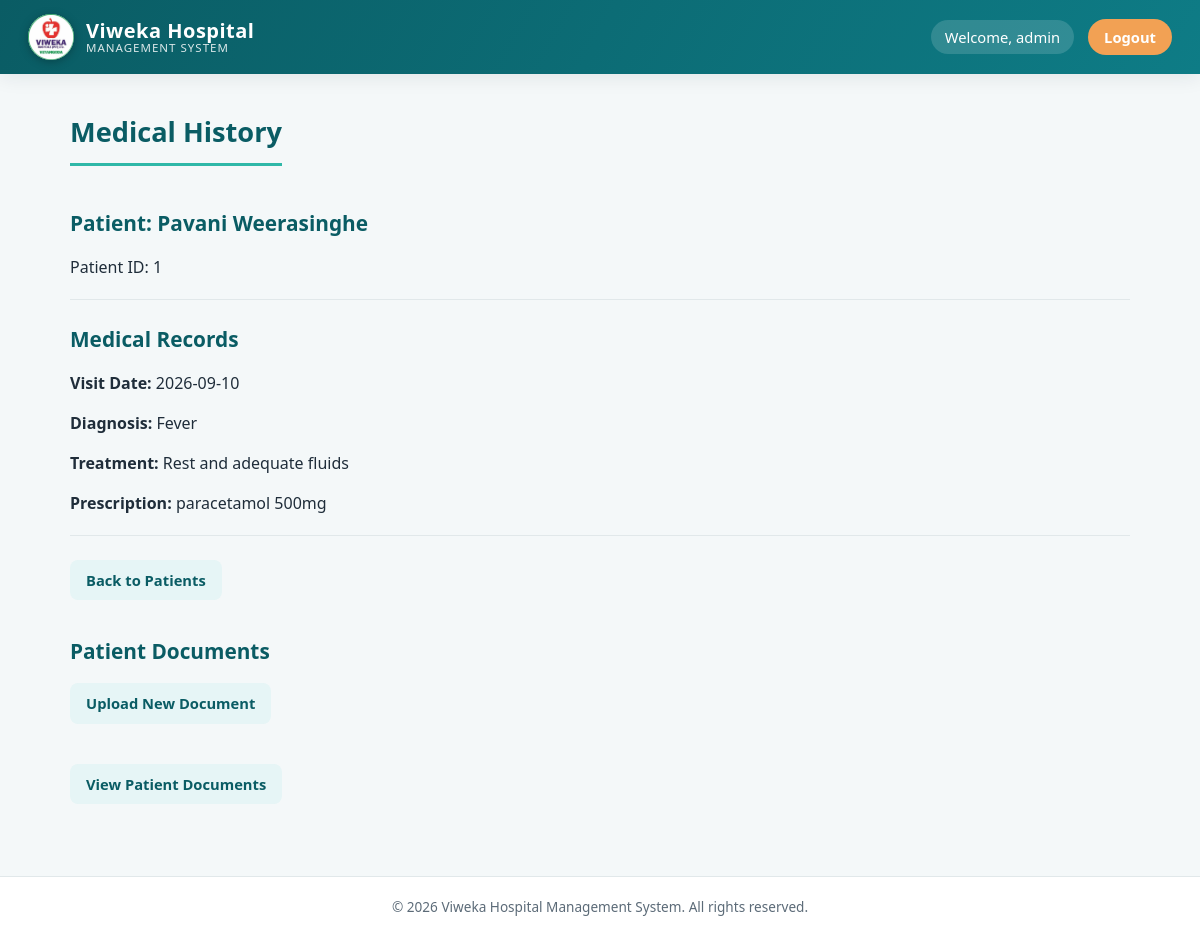
Page /medical_history.php?patient_id=1 (signed in) on the committed database.
### tables this page shows
CREATE TABLE `patients` (
  `patient_id` int(11) NOT NULL,
  `first_name` varchar(100) NOT NULL,
  `last_name` varchar(100) NOT NULL,
  `dob` date DEFAULT NULL,
  `gender` varchar(20) DEFAULT NULL,
  `phone` varchar(20) DEFAULT NULL,
  `email` varchar(100) DEFAULT NULL,
  `address` text DEFAULT NULL,
  `blood_group` varchar(10) DEFAULT NULL,
  `created_at` timestamp NOT NULL DEFAULT current_timestamp()
);

CREATE TABLE `medical_records` (
  `record_id` int(11) NOT NULL,
  `patient_id` int(11) NOT NULL,
  `doctor_id` int(11) NOT NULL,
  `diagnosis` text DEFAULT NULL,
  `treatment` text DEFAULT NULL,
  `prescription` text DEFAULT NULL,
  `visit_date` date DEFAULT NULL
);

### medical_history.php (the view, shortened to what this page needs)
<?php
include "db.php";
$patient_id = $_GET['patient_id'];
$sql = "SELECT * FROM patients WHERE patient_id = $patient_id";
$patient_result = $conn->query($sql);
$patient = $patient_result->fetch_assoc();
$sql = "SELECT * FROM medical_records
        WHERE patient_id = $patient_id
        ORDER BY visit_date DESC";
$records = $conn->query($sql);
?>
<!DOCTYPE html>
<html>
<head>
    <link rel="stylesheet" href="css/style.css">
</head>
<body>
<?php include __DIR__ . '/includes/header.php'; ?>
<main class="page-wrapper">
<h1>Medical History</h1>
<h2>
Patient:
<?php
echo $patient['first_name'] . " " . $patient['last_name'];
?>
</h2>
<p>
Patient ID:
<?php echo $patient['patient_id']; ?>
</p>
<hr>
<h2>Medical Records</h2>
<?php
if ($records->num_rows > 0) {
    while ($record = $records->fetch_assoc()) {
?>
<div>
<p>
<strong>Visit Date:</strong>
<?php echo $record['visit_date']; ?>
</p>
<p>
<strong>Diagnosis:</strong>
<?php echo $record['diagnosis']; ?>
</p>
<p>
<strong>Treatment:</strong>
<?php echo $record['treatment']; ?>
</p>
<p>
<strong>Prescription:</strong>
<?php echo $record['prescription']; ?>
</p>
<hr>
</div>
<?php
    }
} else {
    echo "No medical records found.";
}
?>
<a href="view_patients.php">Back to Patients</a>
<h2>Patient Documents</h2>
<a href="upload_document.php">
    Upload New Document
</a>
<br><br>
<a href="view_documents.php">
    View Patient Documents
</a>
</main>
<?php include __DIR__ . '/includes/footer.php'; ?>
</body>
</html>

### css/style.css (style rules this page uses)
:root { --primary: #0e7c86; --primary-dark: #0a5c64; --primary-light: #e6f5f6; --accent: #2fb8a8; --accent-2: #f2a154; --success: #1f9d55; --success-bg: #e8f8ee; --danger: #d64545; --danger-bg: #fdecec; --text-dark: #1f2d3a; --text-muted: #5c6b78; --bg: #f4f8f9; --card-bg: #ffffff; --border: #e1e8ea; --radius: 12px; --shadow: 0 4px 18px rgba(16, 42, 47, 0.08); --shadow-lg: 0 12px 32px rgba(16, 42, 47, 0.14); --font: 'Segoe UI', 'Poppins', Arial, sans-serif; }
* { box-sizing: border-box; }
html, body { margin: 0; padding: 0; font-family: var(--font); background: var(--bg); color: var(--text-dark); line-height: 1.5; }
.page-wrapper { max-width: 1100px; margin: 28px auto 60px; padding: 0 20px; min-height: 60vh; }
h1 { color: var(--primary-dark); font-size: 1.7rem; margin: 10px 0 18px; border-bottom: 3px solid var(--accent); padding-bottom: 10px; display: inline-block; }
h2 { color: var(--primary-dark); font-size: 1.3rem; margin: 24px 0 12px; }
hr { border: none; border-top: 1px solid var(--border); margin: 20px 0; }
a { color: var(--primary); text-decoration: none; }
.page-wrapper > a { display: inline-block; margin: 4px 10px 12px 0; padding: 9px 16px; background: var(--primary-light); color: var(--primary-dark); border-radius: 8px; font-weight: 600; font-size: 0.92rem; transition: background 0.15s ease, transform 0.15s ease; }

### rows in the picture
patients: first_name "Pavani", last_name "Weerasinghe", patient_id "1"
medical_records: visit_date "2026-09-10", diagnosis "Fever", treatment "Rest and adequate fluids", prescription "paracetamol 500mg"

### other values in the picture
$__viweka_username "admin"
